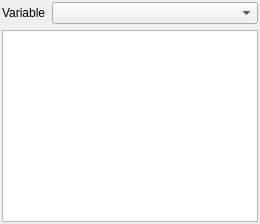
<?xml version="1.0" encoding="UTF-8"?>
<ui version="4.0">
 <class>PostMapDock</class>
 <widget class="QWidget" name="PostMapDock">
  <property name="windowTitle">
   <string>Map</string>
  </property>
  <layout class="QVBoxLayout" name="verticalLayout_PostMapDock">
   <property name="leftMargin">
    <number>2</number>
   </property>
   <property name="topMargin">
    <number>2</number>
   </property>
   <property name="rightMargin">
    <number>2</number>
   </property>
   <property name="bottomMargin">
    <number>2</number>
   </property>
   <item>
    <layout class="QHBoxLayout" name="horizontalLayout_postMapVariable" stretch="0,1">
     <item>
      <widget class="QLabel" name="label_postMapVariable">
       <property name="text">
        <string>Variable</string>
       </property>
      </widget>
     </item>
     <item>
      <widget class="QComboBox" name="comboBox_postMapVariable">
       <property name="toolTip">
        <string>The variable on the map: those relevant to the open view (all in Map Explorer)</string>
       </property>
      </widget>
     </item>
    </layout>
   </item>
   <item>
    <widget class="QgsMapCanvas" name="mapCanvas_post">
     <property name="sizePolicy">
      <sizepolicy hsizetype="Expanding" vsizetype="Expanding">
       <horstretch>3</horstretch>
       <verstretch>0</verstretch>
      </sizepolicy>
     </property>
    </widget>
   </item>
  </layout>
 </widget>
  <customwidgets>
  <customwidget>
   <class>QgsMapCanvas</class>
   <extends>QGraphicsView</extends>
   <header>qgsmapcanvas.h</header>
  </customwidget>
 </customwidgets>
 <resources />
 <connections />
</ui>
